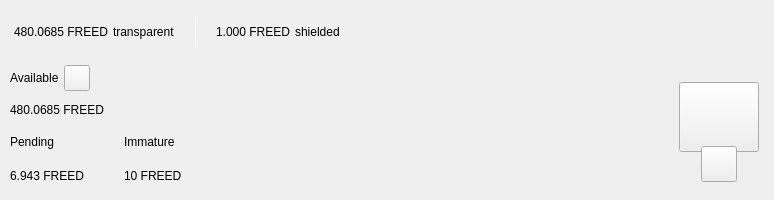
<?xml version="1.0" encoding="UTF-8"?>
<ui version="4.0">
 <class>TopBar</class>
 <widget class="QWidget" name="TopBar">
  <property name="geometry">
   <rect>
    <x>0</x>
    <y>0</y>
    <width>734</width>
    <height>200</height>
   </rect>
  </property>
  <property name="minimumSize">
   <size>
    <width>0</width>
    <height>200</height>
   </size>
  </property>
  <property name="maximumSize">
   <size>
    <width>16777215</width>
    <height>200</height>
   </size>
  </property>
  <property name="windowTitle">
   <string>Form</string>
  </property>
  <layout class="QVBoxLayout" name="verticalLayout_10" stretch="0">
   <property name="spacing">
    <number>0</number>
   </property>
   <property name="leftMargin">
    <number>0</number>
   </property>
   <property name="topMargin">
    <number>0</number>
   </property>
   <property name="rightMargin">
    <number>0</number>
   </property>
   <property name="bottomMargin">
    <number>0</number>
   </property>
   <item>
    <widget class="PFBorderImage" name="containerTop">
     <layout class="QVBoxLayout" name="verticalLayout_11">
      <property name="spacing">
       <number>0</number>
      </property>
      <property name="leftMargin">
       <number>0</number>
      </property>
      <property name="topMargin">
       <number>0</number>
      </property>
      <property name="rightMargin">
       <number>0</number>
      </property>
      <property name="bottomMargin">
       <number>0</number>
      </property>
      <item>
       <widget class="QWidget" name="top_container_2" native="true">
        <property name="minimumSize">
         <size>
          <width>0</width>
          <height>65</height>
         </size>
        </property>
        <layout class="QHBoxLayout" name="top_container">
         <property name="spacing">
          <number>0</number>
         </property>
         <property name="leftMargin">
          <number>14</number>
         </property>
         <property name="topMargin">
          <number>0</number>
         </property>
         <property name="rightMargin">
          <number>14</number>
         </property>
         <property name="bottomMargin">
          <number>0</number>
         </property>
         <item alignment="Qt::AlignVCenter">
          <widget class="QWidget" name="widgetTopAmount" native="true">
           <property name="sizePolicy">
            <sizepolicy hsizetype="Preferred" vsizetype="Maximum">
             <horstretch>0</horstretch>
             <verstretch>0</verstretch>
            </sizepolicy>
           </property>
           <layout class="QHBoxLayout" name="horizontalLayout_5">
            <property name="spacing">
             <number>5</number>
            </property>
            <property name="leftMargin">
             <number>0</number>
            </property>
            <property name="topMargin">
             <number>0</number>
            </property>
            <property name="rightMargin">
             <number>0</number>
            </property>
            <property name="bottomMargin">
             <number>0</number>
            </property>
            <item alignment="Qt::AlignTop">
             <widget class="QLabel" name="labelAmountTopPiv">
              <property name="minimumSize">
               <size>
                <width>0</width>
                <height>36</height>
               </size>
              </property>
              <property name="styleSheet">
               <string notr="true">padding:0px;margin:0px;</string>
              </property>
              <property name="text">
               <string notr="true">480.0685 FREED</string>
              </property>
             </widget>
            </item>
            <item>
             <widget class="QLabel" name="labelTrans">
              <property name="text">
               <string>transparent</string>
              </property>
             </widget>
            </item>
            <item>
             <spacer name="horizontalSpacer_11">
              <property name="orientation">
               <enum>Qt::Horizontal</enum>
              </property>
              <property name="sizeType">
               <enum>QSizePolicy::Fixed</enum>
              </property>
              <property name="sizeHint" stdset="0">
               <size>
                <width>15</width>
                <height>20</height>
               </size>
              </property>
             </spacer>
            </item>
            <item alignment="Qt::AlignVCenter">
             <widget class="QLabel" name="typeSpacerTop">
              <property name="minimumSize">
               <size>
                <width>1</width>
                <height>30</height>
               </size>
              </property>
              <property name="maximumSize">
               <size>
                <width>1</width>
                <height>30</height>
               </size>
              </property>
              <property name="styleSheet">
               <string notr="true">background-color:white;
padding:0px;
border:none;</string>
              </property>
              <property name="text">
               <string/>
              </property>
             </widget>
            </item>
            <item>
             <spacer name="horizontalSpacer_12">
              <property name="orientation">
               <enum>Qt::Horizontal</enum>
              </property>
              <property name="sizeType">
               <enum>QSizePolicy::Fixed</enum>
              </property>
              <property name="sizeHint" stdset="0">
               <size>
                <width>15</width>
                <height>20</height>
               </size>
              </property>
             </spacer>
            </item>
            <item alignment="Qt::AlignTop">
             <widget class="QLabel" name="labelAmountTopShieldedPiv">
              <property name="minimumSize">
               <size>
                <width>0</width>
                <height>36</height>
               </size>
              </property>
              <property name="text">
               <string notr="true">1.000 FREED</string>
              </property>
             </widget>
            </item>
            <item>
             <widget class="QLabel" name="labelShield">
              <property name="text">
               <string>shielded</string>
              </property>
             </widget>
            </item>
           </layout>
          </widget>
         </item>
         <item>
          <spacer name="horizontalSpacer">
           <property name="orientation">
            <enum>Qt::Horizontal</enum>
           </property>
           <property name="sizeHint" stdset="0">
            <size>
             <width>40</width>
             <height>20</height>
            </size>
           </property>
          </spacer>
         </item>
         <item>
          <layout class="QHBoxLayout" name="horizontalLayout_4">
           <property name="spacing">
            <number>12</number>
           </property>
           <property name="rightMargin">
            <number>0</number>
           </property>
           <item alignment="Qt::AlignRight">
            <widget class="QWidget" name="layoutSync" native="true">
             <property name="minimumSize">
              <size>
               <width>0</width>
               <height>36</height>
              </size>
             </property>
             <property name="maximumSize">
              <size>
               <width>16777215</width>
               <height>36</height>
              </size>
             </property>
             <layout class="QVBoxLayout" name="verticalLayout_9">
              <property name="leftMargin">
               <number>0</number>
              </property>
              <property name="topMargin">
               <number>0</number>
              </property>
              <property name="rightMargin">
               <number>0</number>
              </property>
              <property name="bottomMargin">
               <number>0</number>
              </property>
              <item>
               <widget class="ExpandableButton" name="pushButtonSync" native="true">
                <property name="minimumSize">
                 <size>
                  <width>36</width>
                  <height>36</height>
                 </size>
                </property>
                <property name="maximumSize">
                 <size>
                  <width>16777215</width>
                  <height>36</height>
                 </size>
                </property>
               </widget>
              </item>
             </layout>
            </widget>
           </item>
           <item>
            <widget class="ExpandableButton" name="pushButtonHDUpgrade" native="true">
             <property name="minimumSize">
              <size>
               <width>36</width>
               <height>36</height>
              </size>
             </property>
            </widget>
           </item>
           <item>
            <widget class="ExpandableButton" name="pushButtonStack" native="true">
             <property name="minimumSize">
              <size>
               <width>36</width>
               <height>36</height>
              </size>
             </property>
            </widget>
           </item>
           <item>
            <widget class="ExpandableButton" name="pushButtonColdStaking" native="true">
             <property name="minimumSize">
              <size>
               <width>36</width>
               <height>36</height>
              </size>
             </property>
            </widget>
           </item>
           <item>
            <widget class="ExpandableButton" name="pushButtonConnection" native="true">
             <property name="minimumSize">
              <size>
               <width>36</width>
               <height>36</height>
              </size>
             </property>
            </widget>
           </item>
           <item>
            <widget class="ExpandableButton" name="pushButtonTor" native="true">
             <property name="minimumSize">
              <size>
               <width>36</width>
               <height>36</height>
              </size>
             </property>
            </widget>
           </item>
           <item>
            <widget class="ExpandableButton" name="pushButtonLock" native="true">
             <property name="sizePolicy">
              <sizepolicy hsizetype="Expanding" vsizetype="Expanding">
               <horstretch>0</horstretch>
               <verstretch>0</verstretch>
              </sizepolicy>
             </property>
             <property name="minimumSize">
              <size>
               <width>36</width>
               <height>0</height>
              </size>
             </property>
            </widget>
           </item>
           <item>
            <widget class="ExpandableButton" name="pushButtonTheme" native="true">
             <property name="minimumSize">
              <size>
               <width>36</width>
               <height>36</height>
              </size>
             </property>
             <property name="maximumSize">
              <size>
               <width>16777215</width>
               <height>36</height>
              </size>
             </property>
            </widget>
           </item>
           <item>
            <widget class="ExpandableButton" name="pushButtonFAQ" native="true">
             <property name="minimumSize">
              <size>
               <width>36</width>
               <height>36</height>
              </size>
             </property>
            </widget>
           </item>
          </layout>
         </item>
        </layout>
       </widget>
      </item>
      <item>
       <widget class="QWidget" name="bottom_container" native="true">
        <property name="minimumSize">
         <size>
          <width>0</width>
          <height>135</height>
         </size>
        </property>
        <layout class="QHBoxLayout" name="botton_container">
         <property name="leftMargin">
          <number>10</number>
         </property>
         <property name="topMargin">
          <number>0</number>
         </property>
         <property name="rightMargin">
          <number>10</number>
         </property>
         <property name="bottomMargin">
          <number>10</number>
         </property>
         <item>
          <layout class="QVBoxLayout" name="verticalLayout_7">
           <property name="spacing">
            <number>0</number>
           </property>
           <property name="leftMargin">
            <number>0</number>
           </property>
           <property name="rightMargin">
            <number>30</number>
           </property>
           <item>
            <layout class="QVBoxLayout" name="verticalLayout_2">
             <item>
              <layout class="QHBoxLayout" name="horizontalLayoutContainerAvailable">
               <property name="spacing">
                <number>5</number>
               </property>
               <item>
                <widget class="QLabel" name="labelTitle1">
                 <property name="text">
                  <string>Available</string>
                 </property>
                </widget>
               </item>
               <item>
                <widget class="QPushButton" name="pushButtonBalanceInfo">
                 <property name="minimumSize">
                  <size>
                   <width>26</width>
                   <height>26</height>
                  </size>
                 </property>
                 <property name="maximumSize">
                  <size>
                   <width>26</width>
                   <height>26</height>
                  </size>
                 </property>
                 <property name="mouseTracking">
                  <bool>true</bool>
                 </property>
                 <property name="focusPolicy">
                  <enum>Qt::NoFocus</enum>
                 </property>
                 <property name="text">
                  <string notr="true"/>
                 </property>
                 <property name="iconSize">
                  <size>
                   <width>24</width>
                   <height>24</height>
                  </size>
                 </property>
                 <property name="shortcut">
                  <string notr="true"/>
                 </property>
                </widget>
               </item>
               <item>
                <spacer name="horizontalSpacer_4">
                 <property name="orientation">
                  <enum>Qt::Horizontal</enum>
                 </property>
                 <property name="sizeType">
                  <enum>QSizePolicy::MinimumExpanding</enum>
                 </property>
                 <property name="sizeHint" stdset="0">
                  <size>
                   <width>20</width>
                   <height>20</height>
                  </size>
                 </property>
                </spacer>
               </item>
              </layout>
             </item>
             <item>
              <widget class="QLabel" name="labelAmountPiv">
               <property name="text">
                <string notr="true">480.0685 FREED</string>
               </property>
              </widget>
             </item>
            </layout>
           </item>
           <item>
            <widget class="QWidget" name="container_imm_pend" native="true">
             <layout class="QHBoxLayout" name="horizontalLayout_2">
              <property name="spacing">
               <number>0</number>
              </property>
              <property name="leftMargin">
               <number>0</number>
              </property>
              <property name="topMargin">
               <number>0</number>
              </property>
              <property name="rightMargin">
               <number>0</number>
              </property>
              <property name="bottomMargin">
               <number>0</number>
              </property>
              <item alignment="Qt::AlignLeft">
               <widget class="QWidget" name="container_pending" native="true">
                <property name="sizePolicy">
                 <sizepolicy hsizetype="Minimum" vsizetype="Preferred">
                  <horstretch>0</horstretch>
                  <verstretch>0</verstretch>
                 </sizepolicy>
                </property>
                <layout class="QVBoxLayout" name="verticalLayout_3">
                 <property name="leftMargin">
                  <number>0</number>
                 </property>
                 <property name="topMargin">
                  <number>0</number>
                 </property>
                 <property name="rightMargin">
                  <number>0</number>
                 </property>
                 <property name="bottomMargin">
                  <number>0</number>
                 </property>
                 <item>
                  <widget class="QLabel" name="labelTitle3">
                   <property name="text">
                    <string>Pending</string>
                   </property>
                  </widget>
                 </item>
                 <item>
                  <widget class="QLabel" name="labelPendingPiv">
                   <property name="text">
                    <string notr="true">6.943 FREED</string>
                   </property>
                  </widget>
                 </item>
                </layout>
               </widget>
              </item>
              <item>
               <spacer name="horizontalSpacer_3">
                <property name="orientation">
                 <enum>Qt::Horizontal</enum>
                </property>
                <property name="sizeType">
                 <enum>QSizePolicy::Fixed</enum>
                </property>
                <property name="sizeHint" stdset="0">
                 <size>
                  <width>40</width>
                  <height>20</height>
                 </size>
                </property>
               </spacer>
              </item>
              <item alignment="Qt::AlignLeft">
               <widget class="QWidget" name="container_immature" native="true">
                <property name="sizePolicy">
                 <sizepolicy hsizetype="Minimum" vsizetype="Preferred">
                  <horstretch>0</horstretch>
                  <verstretch>0</verstretch>
                 </sizepolicy>
                </property>
                <layout class="QVBoxLayout" name="verticalLayout_4">
                 <property name="leftMargin">
                  <number>0</number>
                 </property>
                 <property name="topMargin">
                  <number>0</number>
                 </property>
                 <property name="rightMargin">
                  <number>0</number>
                 </property>
                 <property name="bottomMargin">
                  <number>0</number>
                 </property>
                 <item>
                  <widget class="QLabel" name="labelTitle4">
                   <property name="text">
                    <string>Immature</string>
                   </property>
                  </widget>
                 </item>
                 <item>
                  <widget class="QLabel" name="labelImmaturePiv">
                   <property name="text">
                    <string notr="true">10 FREED</string>
                   </property>
                  </widget>
                 </item>
                </layout>
               </widget>
              </item>
              <item>
               <spacer name="horizontalSpacer_5">
                <property name="orientation">
                 <enum>Qt::Horizontal</enum>
                </property>
                <property name="sizeHint" stdset="0">
                 <size>
                  <width>40</width>
                  <height>20</height>
                 </size>
                </property>
               </spacer>
              </item>
             </layout>
            </widget>
           </item>
          </layout>
         </item>
         <item>
          <spacer name="horizontalSpacer_2">
           <property name="orientation">
            <enum>Qt::Horizontal</enum>
           </property>
           <property name="sizeHint" stdset="0">
            <size>
             <width>40</width>
             <height>20</height>
            </size>
           </property>
          </spacer>
         </item>
         <item alignment="Qt::AlignHCenter|Qt::AlignVCenter">
          <widget class="QWidget" name="qrContainer" native="true">
           <property name="sizePolicy">
            <sizepolicy hsizetype="Preferred" vsizetype="Minimum">
             <horstretch>0</horstretch>
             <verstretch>0</verstretch>
            </sizepolicy>
           </property>
           <property name="minimumSize">
            <size>
             <width>90</width>
             <height>110</height>
            </size>
           </property>
           <property name="maximumSize">
            <size>
             <width>90</width>
             <height>110</height>
            </size>
           </property>
           <layout class="QVBoxLayout" name="containerQR">
            <property name="spacing">
             <number>0</number>
            </property>
            <property name="leftMargin">
             <number>5</number>
            </property>
            <property name="topMargin">
             <number>10</number>
            </property>
            <property name="rightMargin">
             <number>5</number>
            </property>
            <property name="bottomMargin">
             <number>0</number>
            </property>
            <item>
             <widget class="QPushButton" name="btnQr">
              <property name="minimumSize">
               <size>
                <width>70</width>
                <height>70</height>
               </size>
              </property>
              <property name="maximumSize">
               <size>
                <width>16777215</width>
                <height>70</height>
               </size>
              </property>
              <property name="focusPolicy">
               <enum>Qt::NoFocus</enum>
              </property>
              <property name="text">
               <string/>
              </property>
              <property name="iconSize">
               <size>
                <width>70</width>
                <height>70</height>
               </size>
              </property>
             </widget>
            </item>
            <item>
             <spacer name="verticalSpacer">
              <property name="orientation">
               <enum>Qt::Vertical</enum>
              </property>
              <property name="sizeType">
               <enum>QSizePolicy::Fixed</enum>
              </property>
              <property name="sizeHint" stdset="0">
               <size>
                <width>20</width>
                <height>20</height>
               </size>
              </property>
             </spacer>
            </item>
            <item alignment="Qt::AlignHCenter|Qt::AlignBottom">
             <widget class="QPushButton" name="pushButtonQR">
              <property name="minimumSize">
               <size>
                <width>36</width>
                <height>36</height>
               </size>
              </property>
              <property name="maximumSize">
               <size>
                <width>36</width>
                <height>36</height>
               </size>
              </property>
              <property name="focusPolicy">
               <enum>Qt::NoFocus</enum>
              </property>
              <property name="text">
               <string/>
              </property>
             </widget>
            </item>
           </layout>
          </widget>
         </item>
        </layout>
       </widget>
      </item>
     </layout>
    </widget>
   </item>
  </layout>
 </widget>
 <customwidgets>
  <customwidget>
   <class>ExpandableButton</class>
   <extends>QWidget</extends>
   <header>qt/freedomcoin/expandablebutton.h</header>
   <container>1</container>
  </customwidget>
  <customwidget>
   <class>PFBorderImage</class>
   <extends>QFrame</extends>
   <header>qt/freedomcoin/pfborderimage.h</header>
   <container>1</container>
  </customwidget>
 </customwidgets>
 <resources/>
 <connections/>
</ui>
